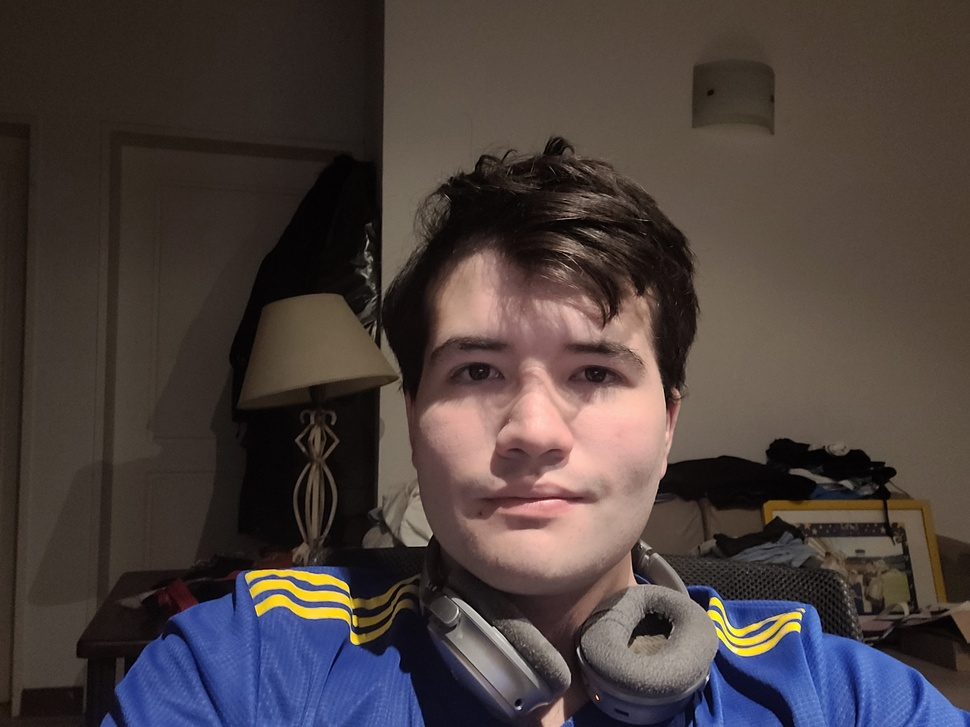
#> input picture finalProject/images/Julian_Recio.jpg, 970 x 727 px, shrunk from 2944 x 2208 before the run
$ python basic_face_recon.py
#> lines starting #> are read from the running program, lines starting #| are printed output that depends on the picture; after the words box and inside, x2 and y2 are one past the last pixel; in counts of white or black regions, pixels touching at a corner belong together
import cv2
import matplotlib.pyplot as plt

# Cargar imagen

image_path = 'images/Julian_Recio.jpg'

img = cv2.imread(image_path)
#> img is the input picture: shape (727, 970, 3); mean B, G, R 61.1, 63.3, 73.8

# Convertir a graycale

gray_image = cv2.cvtColor(img, cv2.COLOR_BGR2GRAY)
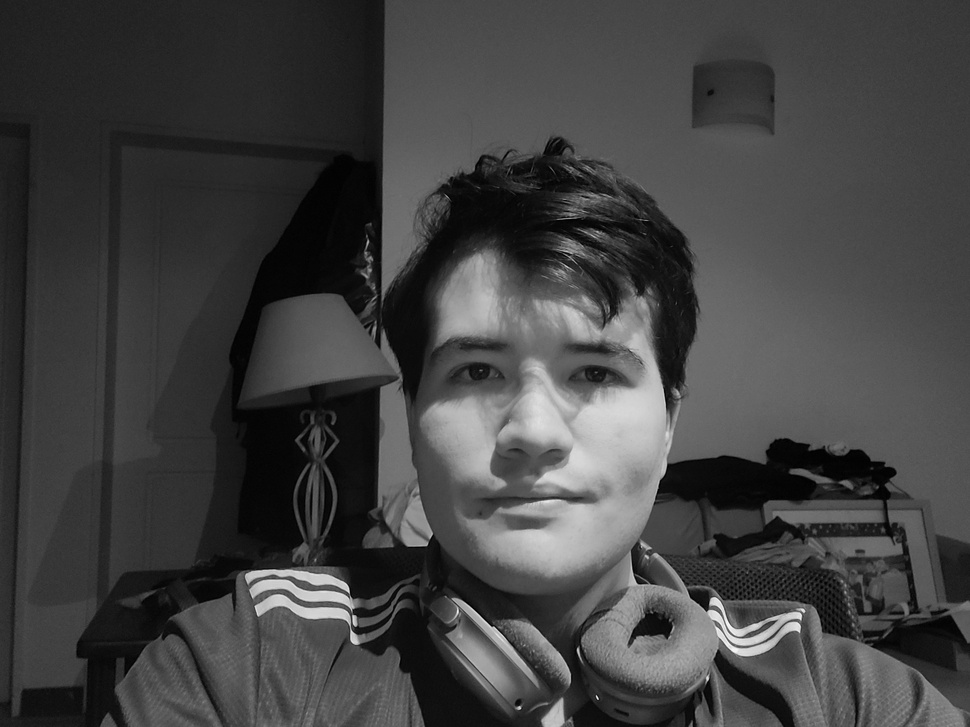
#> gray_image: shape (727, 970); min 0, max 248, mean 66.2

# Cargar el clasificador
face_classifier = cv2.CascadeClassifier(cv2.data.haarcascades + 'haarcascade_frontalface_default.xml')

# Hacer la detteccion de  caras
face = face_classifier.detectMultiScale(
    gray_image, scaleFactor=1.1, minNeighbors=5, minSize=(40, 40)
)
#> face = [[375, 247, 325, 325]]

# Dibuja la bounding box

for (x, y, w, h) in face:
    cv2.rectangle(img, (x, y), (x + w, y + h), (0, 255, 0), 4)
#> this loop made 1 pass
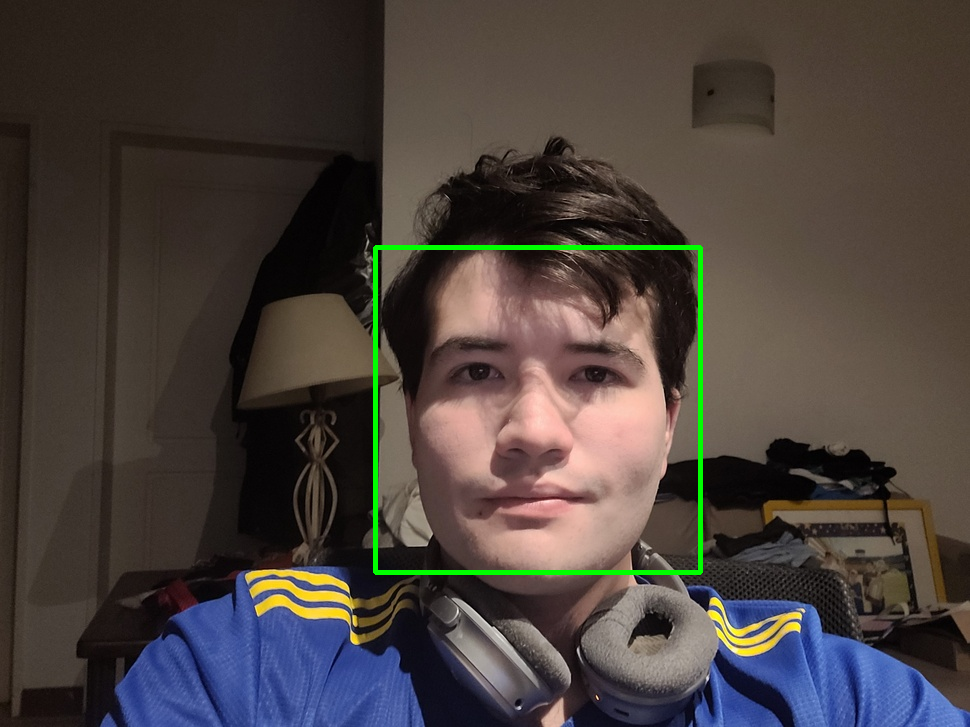
#> img: shape (727, 970, 3); 0.92% of pixels changed, all inside (x1, y1, x2, y2) = (373, 245, 703, 575)

# Mostrar imagen

img_rgb = cv2.cvtColor(img, cv2.COLOR_BGR2RGB)

plt.figure(figsize=(20, 10))
plt.imshow(img_rgb)
plt.axis('off')

cv2.imshow('img', img)

cv2.waitKey(0)

$ run again, with finalProject/images/Cipriano_Tomé.jpg copied over finalProject/images/Julian_Recio.jpg
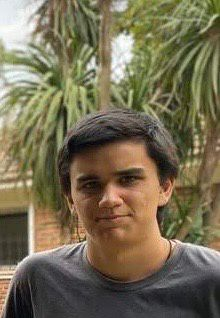
#> input picture finalProject/images/Cipriano_Tomé.jpg, 220 x 318 px
#> img is the input picture: shape (318, 220, 3); mean B, G, R 82.6, 108.4, 117.8
#> `gray_image = cv2.cvtColor(img, cv2.COLOR_BGR2GRAY)`:
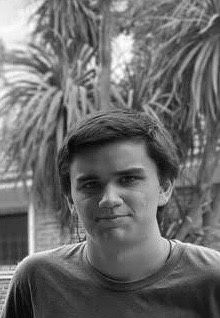
#> gray_image: shape (318, 220); min 0, max 255, mean 108.3
#> face = [[60, 141, 106, 106]]
#> the loop `for (x, y, w, h) in face:` made 1 pass
#> after the loop `for (x, y, w, h) in face:`:
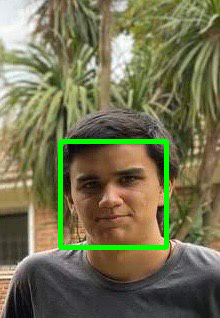
#> img: shape (318, 220, 3); 3.01% of pixels changed, all inside (x1, y1, x2, y2) = (58, 139, 169, 250)

$ run again, with finalProject/images/Felipe_Allende.jpg copied over finalProject/images/Julian_Recio.jpg
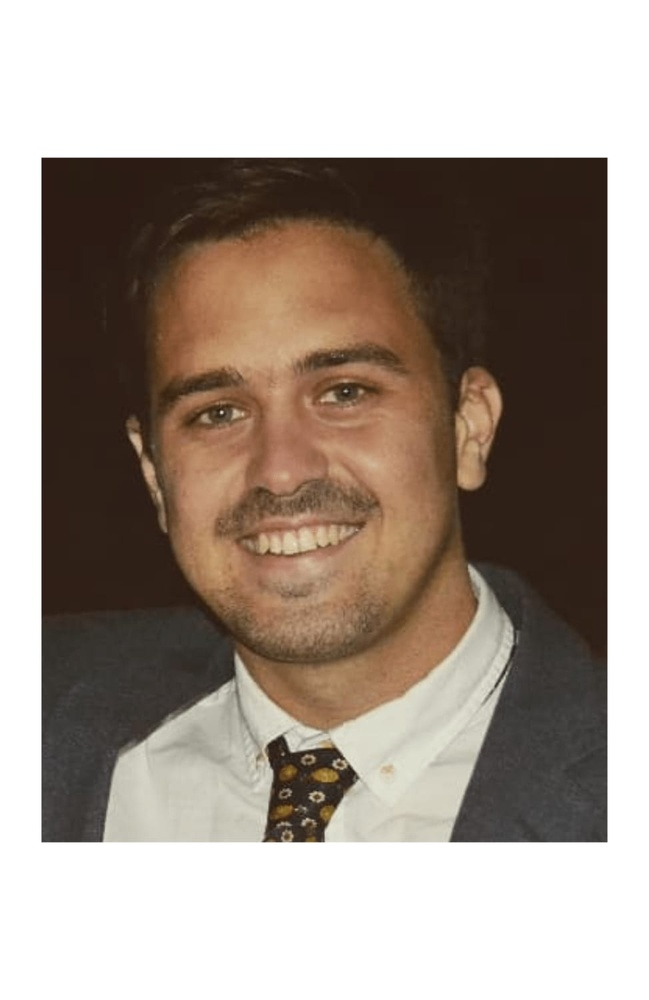
#> input picture finalProject/images/Felipe_Allende.jpg, 649 x 1000 px, shrunk from 974 x 1500 before the run
#> img is the input picture: shape (1000, 649, 3); mean B, G, R 142.7, 152.6, 164.7
#> `gray_image = cv2.cvtColor(img, cv2.COLOR_BGR2GRAY)`:
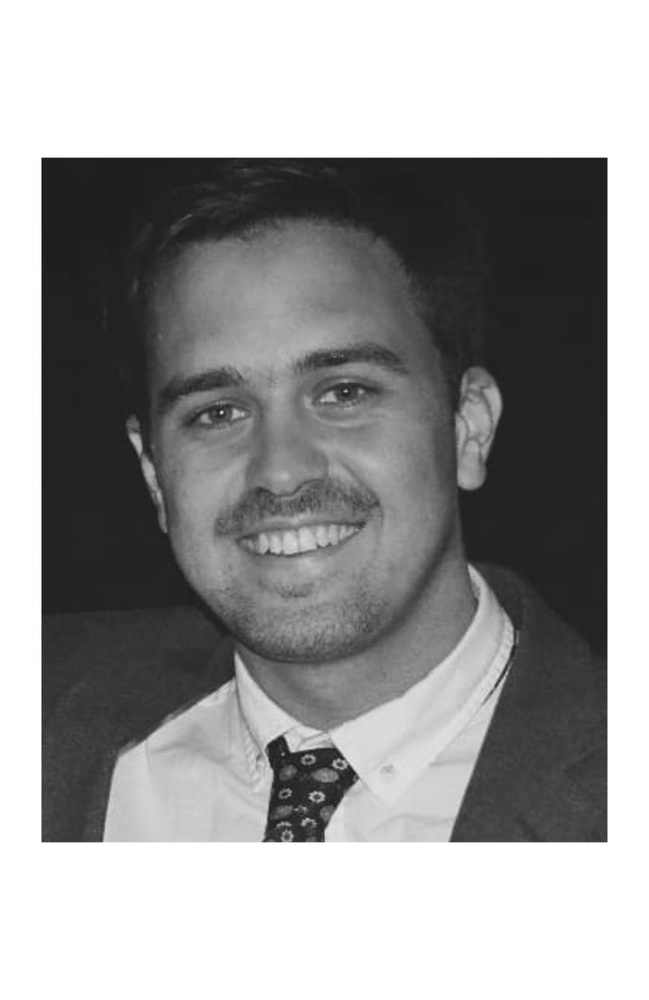
#> gray_image: shape (1000, 649); min 20, max 255, mean 155.1
#> face = [[95, 243, 380, 380]]
#> the loop `for (x, y, w, h) in face:` made 1 pass
#> after the loop `for (x, y, w, h) in face:`:
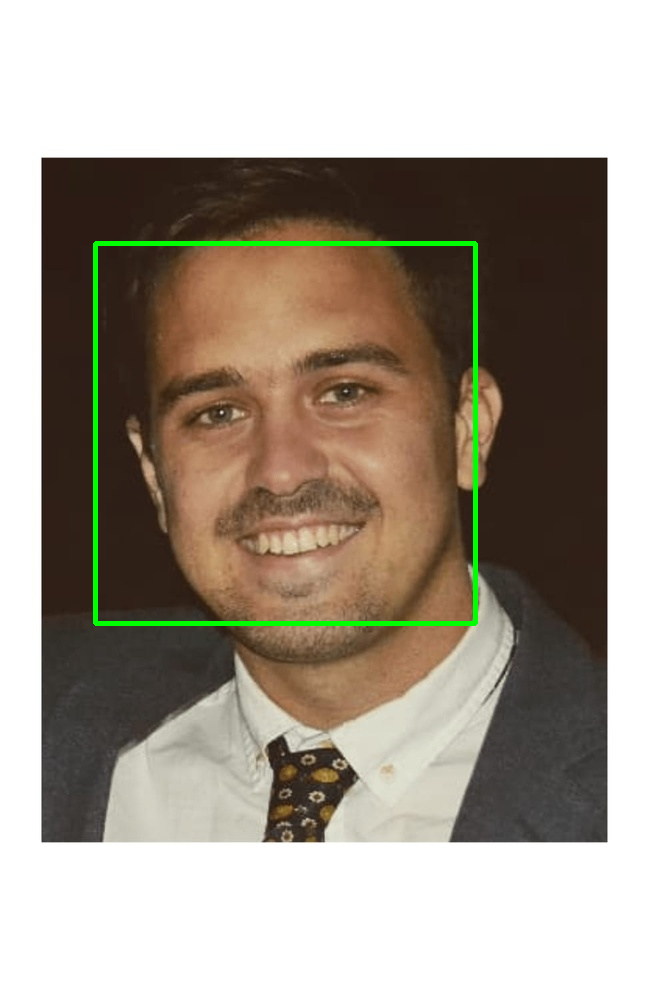
#> img: shape (1000, 649, 3); 1.17% of pixels changed, all inside (x1, y1, x2, y2) = (93, 241, 478, 626)
